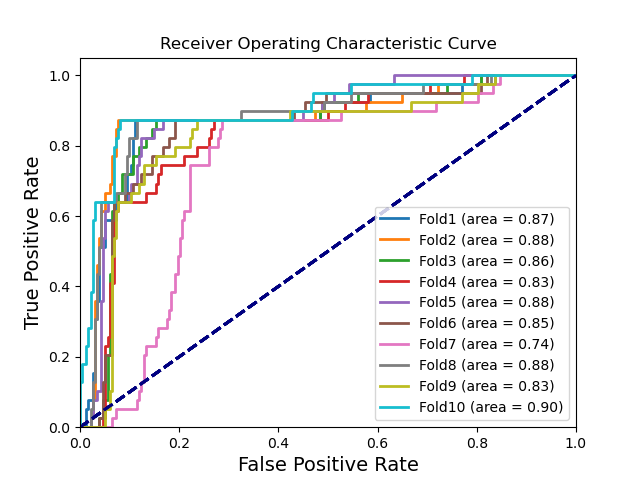

Here is the Python script that generated this plot:
import matplotlib.pyplot as plt
from sklearn.metrics import roc_curve, auc
from sklearn.metrics import roc_auc_score
import csv
import sys
import numpy as np

def ro_curve(y_pred, y_label, figure_file, method_name):
    '''
        y_pred is a list of length n.  (0,1)
        y_label is a list of same length. 0/1
        https://scikit-learn.org/stable/auto_examples/model_selection/plot_roc.html#sphx-glr-auto-examples-model-selection-plot-roc-py  
    '''
    y_label = np.array(y_label)
    y_pred = np.array(y_pred)    
    fpr = dict()
    tpr = dict() 
    roc_auc = dict()
    fpr[0], tpr[0], _ = roc_curve(y_label, y_pred)
    roc_auc[0] = auc(fpr[0], tpr[0])
    lw = 2
    plt.plot(fpr[0], tpr[0],
         lw=lw, label= method_name + ' (area = %0.2f)' % roc_auc[0])
    plt.plot([0, 1], [0, 1], color='navy', lw=lw, linestyle='--')
    plt.xlim([0.0, 1.0])
    plt.ylim([0.0, 1.05])
    fontsize = 14
    plt.xlabel('False Positive Rate', fontsize = fontsize)
    plt.ylabel('True Positive Rate', fontsize = fontsize)
    plt.title('Receiver Operating Characteristic Curve')
    plt.legend(loc="lower right")
    plt.savefig(figure_file)
    return 

def col_pic():
    for i in range(10):
        y_label = []
        y_pred = []
        with open("y_label_pred_" + str(i) + ".csv") as f:
            f1 = csv.reader(f)
            for line in f1:
                y_label.append(int(line[0]))
                # if float(line[1]) > 0.5:
                #     y_pred.append(1)
                # else:
                #     y_pred.append(0)
                y_pred.append(float(line[1]))
            ro_curve(y_pred,y_label,"auc_test","Fold" + str(i+1))

def main():
    col_pic()
    
if __name__=="__main__":
    main() 
